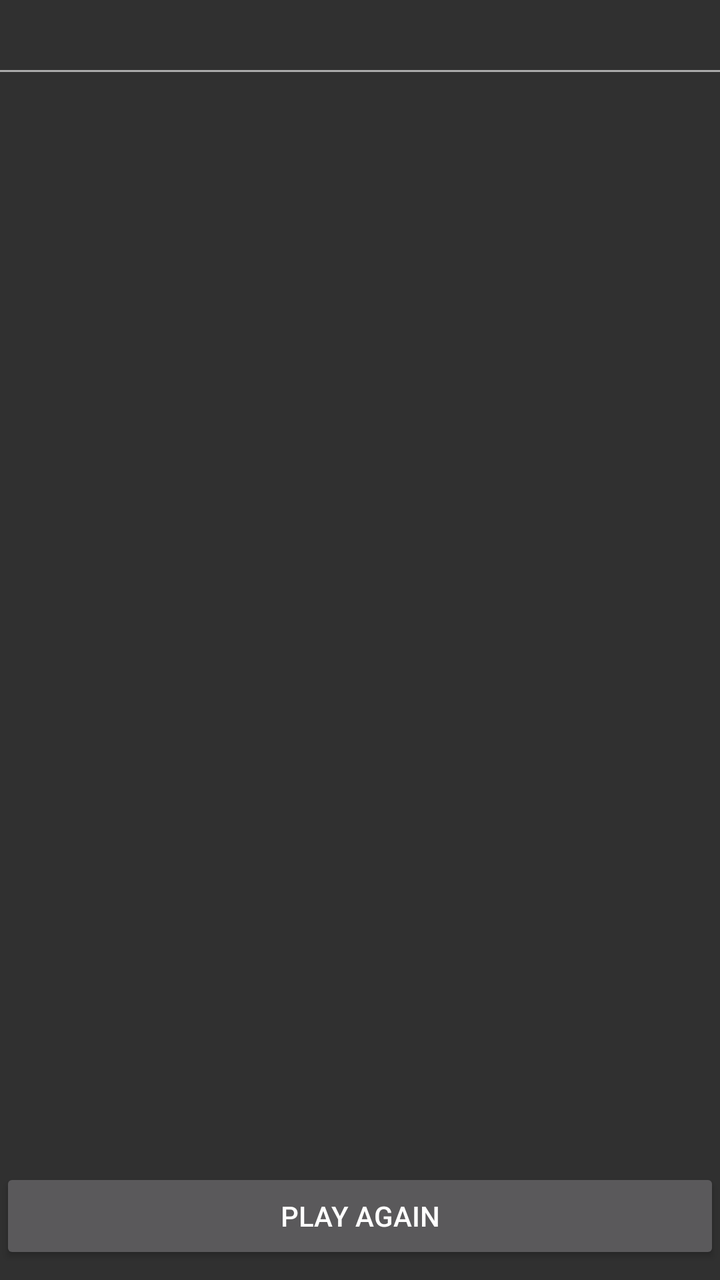
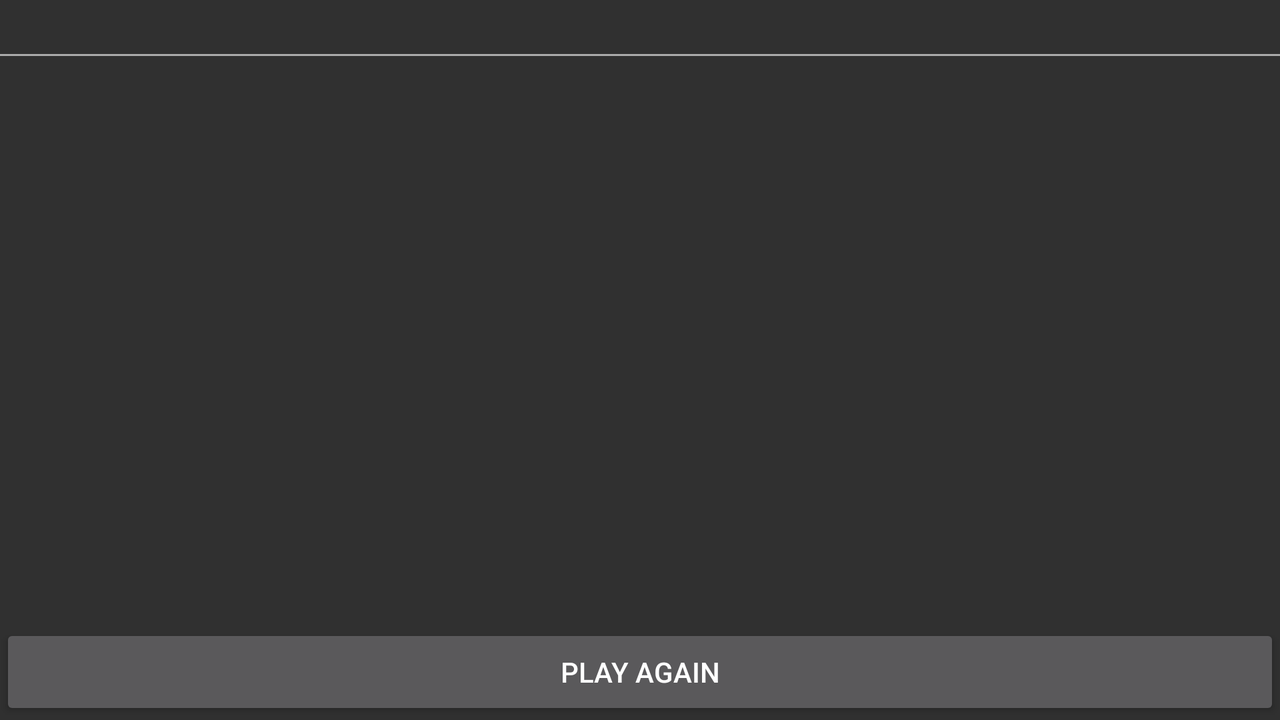

The same Android screen from two of the app's own layout files: first res/layout/ as a phone draws it, then the author's variant for another configuration, drawn on a device whose configuration selects that folder. Both files follow.
<!-- AndroidManifest.xml: application theme Theme.AppCompat -->
<!-- res/layout/name_game_fragment.xml -->
<?xml version="1.0" encoding="utf-8"?>
<android.support.constraint.ConstraintLayout
    xmlns:android="http://schemas.android.com/apk/res/android"
    xmlns:app="http://schemas.android.com/apk/res-auto"
    android:id="@+id/linearLayout"
    android:layout_width="match_parent"
    android:layout_height="match_parent">

    <TextView
        android:id="@+id/name_view"
        android:layout_width="0dp"
        android:layout_height="wrap_content"
        android:layout_marginTop="8dp"
        android:gravity="center"
        android:textColor="@android:color/white"
        android:textSize="20sp"
        app:layout_constraintEnd_toEndOf="parent"
        app:layout_constraintStart_toStartOf="parent"
        app:layout_constraintTop_toTopOf="parent" />

    <View
        android:id="@+id/header_line_divider"
        android:layout_width="match_parent"
        android:layout_height="1dp"
        android:background="@android:color/darker_gray"
        app:layout_constraintEnd_toEndOf="parent"
        app:layout_constraintStart_toStartOf="parent"
        app:layout_constraintTop_toBottomOf="@+id/name_view" />

    <TextView
        android:id="@+id/answer_status"
        android:layout_width="0dp"
        android:layout_height="wrap_content"
        android:gravity="center"
        app:layout_constraintEnd_toEndOf="parent"
        app:layout_constraintStart_toStartOf="parent"
        app:layout_constraintTop_toBottomOf="@+id/name_view" />


    <android.support.v7.widget.RecyclerView
        android:id="@+id/face_container"
        android:layout_width="0dp"
        android:layout_height="wrap_content"
        android:layout_marginTop="18dp"
        android:columnWidth="90dp"
        android:gravity="center"
        android:horizontalSpacing="10dp"
        android:numColumns="2"
        android:stretchMode="columnWidth"
        android:verticalSpacing="10dp"
        app:layout_constraintEnd_toEndOf="parent"
        app:layout_constraintStart_toStartOf="parent"
        app:layout_constraintTop_toBottomOf="@+id/answer_status" />

    <android.support.v7.widget.RecyclerView
        android:id="@+id/names_list"
        android:layout_width="wrap_content"
        android:layout_height="wrap_content"
        android:layout_marginEnd="8dp"
        android:layout_marginStart="8dp"
        android:layout_marginBottom="16dp"
        android:scrollbars="vertical"
        android:visibility="gone"
        app:layout_constraintEnd_toEndOf="parent"
        app:layout_constraintStart_toStartOf="parent"
        app:layout_constraintTop_toBottomOf="@+id/face_container"
        app:layout_constraintBottom_toTopOf="@+id/play_again_button" />

    <Button
        android:id="@+id/play_again_button"
        android:layout_width="0dp"
        android:layout_height="wrap_content"
        android:layout_marginBottom="8dp"
        android:text="@string/play_again"
        app:layout_constraintBottom_toBottomOf="parent"
        app:layout_constraintEnd_toEndOf="parent"
        app:layout_constraintHorizontal_bias="0.0"
        app:layout_constraintStart_toStartOf="parent" />

</android.support.constraint.ConstraintLayout>
<!-- resources referenced by this layout -->
<resources>
  <string name="play_again">Play Again</string>
</resources>
<!-- res/layout-land/name_game_fragment.xml (the author's variant of the layout above) -->
<!-- drawn on the phone turned sideways -->
<?xml version="1.0" encoding="utf-8"?>
<android.support.constraint.ConstraintLayout xmlns:android="http://schemas.android.com/apk/res/android"
    xmlns:app="http://schemas.android.com/apk/res-auto"
    android:id="@+id/linearLayout"
    android:layout_width="match_parent"
    android:layout_height="match_parent">

    <TextView
        android:id="@+id/name_view"
        android:layout_width="0dp"
        android:layout_height="wrap_content"
        android:gravity="center"
        android:textColor="@android:color/white"
        android:textSize="20sp"
        app:layout_constraintEnd_toEndOf="parent"
        app:layout_constraintStart_toStartOf="parent"
        app:layout_constraintTop_toTopOf="parent" />

    <View
        android:id="@+id/header_line_divider"
        android:layout_width="match_parent"
        android:layout_height="1dp"
        android:background="@android:color/darker_gray"
        app:layout_constraintEnd_toEndOf="parent"
        app:layout_constraintStart_toStartOf="parent"
        app:layout_constraintTop_toBottomOf="@+id/name_view" />

    <TextView
        android:id="@+id/answer_status"
        android:layout_width="0dp"
        android:layout_height="wrap_content"
        android:gravity="center"
        app:layout_constraintEnd_toEndOf="parent"
        app:layout_constraintStart_toStartOf="parent"
        app:layout_constraintTop_toBottomOf="@+id/header_line_divider" />

    <android.support.v7.widget.RecyclerView
        android:id="@+id/face_container"
        android:layout_width="0dp"
        android:layout_height="wrap_content"
        android:columnWidth="60dp"
        android:gravity="center"
        android:horizontalSpacing="5dp"
        android:numColumns="3"
        android:stretchMode="columnWidth"
        app:layout_constraintEnd_toEndOf="parent"
        app:layout_constraintStart_toStartOf="parent"
        app:layout_constraintTop_toBottomOf="@+id/answer_status" />

    <android.support.v7.widget.RecyclerView
        android:id="@+id/names_list"
        android:layout_width="wrap_content"
        android:layout_height="wrap_content"
        android:layout_marginBottom="8dp"
        android:layout_marginEnd="8dp"
        android:layout_marginStart="8dp"
        android:scrollbars="vertical"
        android:visibility="gone"
        app:layout_constraintBottom_toTopOf="@+id/play_again_button"
        app:layout_constraintEnd_toEndOf="parent"
        app:layout_constraintStart_toStartOf="parent"
        app:layout_constraintTop_toBottomOf="@+id/face_container" />

    <Button
        android:id="@+id/play_again_button"
        android:layout_width="0dp"
        android:layout_height="wrap_content"
        android:text="@string/play_again"
        app:layout_constraintBottom_toBottomOf="parent"
        app:layout_constraintEnd_toEndOf="parent"
        app:layout_constraintStart_toStartOf="parent" />

</android.support.constraint.ConstraintLayout>
